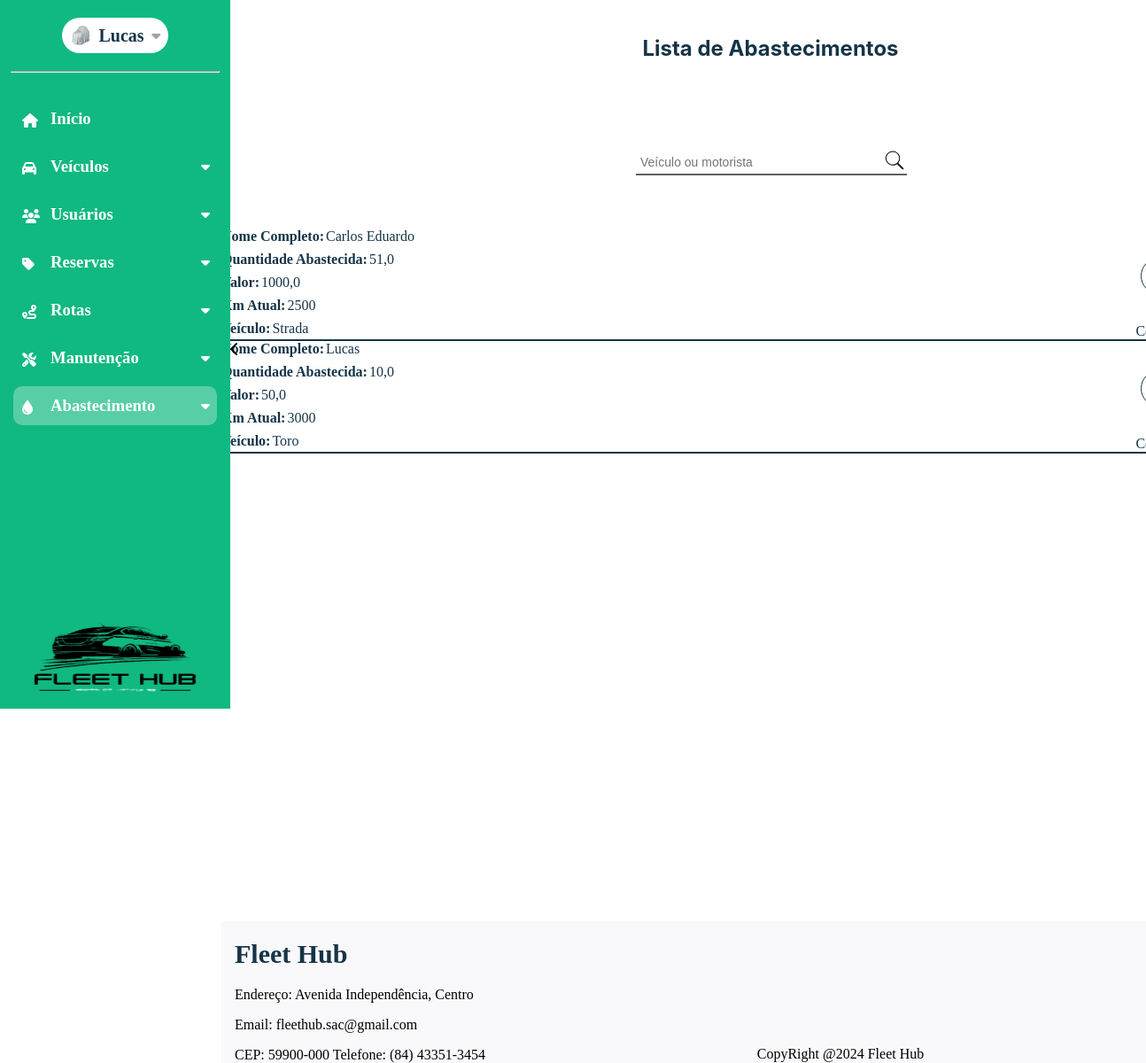
The app's page /listagem_abastecimento (signed in) with its own data.
### dashboard/models.py (models this page shows, shortened)
class CustomUser(AbstractUser):
    nome = models.CharField(max_length=50)
    email = models.EmailField(max_length=254, unique=True)
    cpf = models.CharField(max_length=11, unique=True)
    telefone = models.CharField(max_length=15)
    rua = models.CharField(max_length=35)
    bairro = models.CharField(max_length=35)
    cidade = models.CharField(max_length=35)
    cep = models.CharField(max_length=15)
    imagem = models.ImageField(
        upload_to="imagens/usuario",
        height_field=None,
        width_field=None,
        max_length=None,
        default="carro-escondido.jpg",
    )
    estado = models.ForeignKey(Estado, on_delete=models.CASCADE, null=True, blank=True)
    tipo_usuario = models.ForeignKey(TipoUsuario, on_delete=models.CASCADE, null=True, blank=True)
    status_usuario = models.ForeignKey(StatusUsuario, on_delete=models.CASCADE, null=True, blank=True)
    groups = models.ManyToManyField(
        "auth.Group",
        related_name="customuser_set",
        blank=True
    )
    user_permissions = models.ManyToManyField(
        "auth.Permission",
        related_name="customuser_permissions_set",
        blank=True
    )

class Abastecimento(models.Model):
    veiculo = models.ForeignKey(Veiculo,on_delete=models.CASCADE,related_name='veiculo_abastecido')
    km_atual = models.IntegerField()
    tipo_combustivel = models.ForeignKey(Tipo_Combustivel,on_delete=models.CASCADE,related_name="combustivel_abastecimento")
    motorista = models.ForeignKey(CustomUser,on_delete=models.CASCADE,related_name='usuario_abastecimento')
    quant_litros = models.FloatField()
    valor = models.FloatField()
    img_abastecimento = models.ImageField(
        upload_to="imagens/abastecimento",
        height_field=None,
        width_field=None,
        max_length=None
    )
    data_cadastro = models.DateField(auto_now_add=True)
    data_alteracao = models.DateField(auto_now=True)
    usuario_cadastro = models.ForeignKey(
        CustomUser,
        on_delete=models.SET_NULL,
        null=True,
        blank=True,
        related_name="abastecimentos_cadastradas",
    )
    usuario_alteracao = models.ForeignKey(
        CustomUser,
        on_delete=models.SET_NULL,
        null=True,
        blank=True,
        related_name="abastecimentos_alteradas",
    )

class Veiculo(models.Model):
    modelo = models.CharField(max_length=50)
    marca = models.CharField(max_length=100)
    valor_compra = models.CharField(max_length=25)
    ano = models.IntegerField()
    km = models.CharField(max_length=20)
    motor = models.CharField(max_length=10)
    placa = models.CharField(max_length=20)
    chassi = models.CharField(max_length=20)
    cor = models.CharField(max_length=50, default="indefinido")
    imagem = models.ImageField(
        upload_to="imagens/veiculos",
        height_field=None,
        width_field=None,
        max_length=None,
        default="media/carro-escondido.jpg",
    )
    status = models.ForeignKey(
    Status_Veiculo,
    on_delete=models.SET_NULL,
    null=True,
    blank=True,
    related_name="veiculos_status"
)
    data_cadastro = models.DateField(auto_now_add=True)
    data_alteracao = models.DateField(auto_now=True)
    usuario_cadastro = models.ForeignKey(
        CustomUser,
        on_delete=models.SET_NULL,
        null=True,
        blank=True,
        related_name="veiculos_cadastrados",
    )
    usuario_alteracao = models.ForeignKey(
        CustomUser,
        on_delete=models.SET_NULL,
        null=True,
        blank=True,
        related_name="veiculos_alterados",
    )

### dashboard/views.py (the view)
# urls.py: path('listagem_abastecimento',views.listagem_abastecimento,name='listagem_abastecimento'),
@login_required
def listagem_abastecimento(request):
    query = request.GET.get('query')
    abastecimento = Abastecimento.objects.all()
    return render(request, 'dashboard/listagem_abastecimento.html',{
                'abastecimentos':abastecimento,
                })

### dashboard/templates/dashboard/listagem_abastecimento.html (shortened to what this page needs)
{% extends 'base.html' %}
{% load static %}
{% block page_name %}Listagem_Abastecimentos{% endblock page_name %}
{% block estilos %}
<link rel="stylesheet" href="{% static 'css/listagem_abastecimentos.css' %}">
{% endblock estilos %}
{% block content %}
<section id="content-listagem">
    <h1 id="page_title">Lista de Abastecimentos</h1>
    <div id="search-box">
        <form action="/search" method="GET">
                <div id="descr-search">
                    <input type="text" id="search-input" name="query" placeholder="Veículo ou motorista" style="border: none; outline: none; padding: 5px; font-size: 14px; flex: 1;">
                    <button type="submit" style="background: none; border: none; cursor: pointer; padding: 0;">
                    </button>
                </div>
            <div id="linha-search"></div>
        </form>
    </div>
    <div id="lista-veiculos">
            <div id="linha-final">
                {% for abastecimento in abastecimentos %}
            <div id="linha-veiculo">
                <div id="img-veiculo">
                    <div id="elementos-veiculo">
                        <div id="elementos-filhos">
                            <p id="titulo">Nome Completo:</p>
                            <p id="resultado">{{abastecimento.motorista.nome}}</p>
                        </div>
                        <div id="elementos-filhos">
                            <p id="titulo">Quantidade Abastecida:</p>
                            <p id="resultado">{{abastecimento.quant_litros}}</p>
                        </div>
                        <div id="elementos-filhos">
                            <p id="titulo">Valor:</p>
                            <p id="resultado">{{abastecimento.valor}}</p>
                        </div>
                        <div id="elementos-filhos">
                            <p id="titulo">Km Atual:</p>
                            <p id="resultado">{{abastecimento.km_atual}}</p>
                        </div>
                        <div id="elementos-filhos">
                            <p id="titulo">Veículo:</p>
                            <p id="resultado">{{abastecimento.veiculo.modelo}}</p>
                        </div>
                    </div>
                </div>
                <div id="conteudo-esquerdo">
                    <button id="botao-visualizar">
                    </button>
                    <div id="manutencao">
                        <p>Codigo de Abastecimento:</p>
                    </div>
                </div>
        </div>
            <div id="linha"></div>
            {% endfor %}
        </div>
    </div>
</section>
{% endblock %}

### global_templates/base.html (shortened to what this page needs)
{% load static %}
<!DOCTYPE html>
<html lang="en">
<head>
    <link rel="stylesheet" href="{% static 'css/global-style.css' %}">
    {% block estilos %}{% endblock %}
    <link rel="stylesheet" href="https://cdnjs.cloudflare.com/ajax/libs/font-awesome/6.6.0/css/all.min.css"
 />
</head>
<body id="{% block body_id %}default-page{% endblock %}" data-page="{% block page_name %}default{% endblock %}">
    <div class="container-base" id="container-base">
        <aside id="sidebar">
            <div id="user-menu-sidebar">
                <div id="user_menu">
                    <img id="img_perfil" src="{{request.user.imagem.url}}" alt="" title="Imagem do Perfil">
                    <h1 id="gestor_name">{{request.user.first_name}}</h1>
                    <i id="user_icon" class="fa-solid fa-caret-down" style="color: #a1a1aa;"></i>
                </div>
                <hr>
                <div id="sidebar-expansive">
                    <a href="{% url 'tela_dashboard' %}" class="element-icon"><i class="fa-solid fa-house icon"
                            title="Início"></i>
                        <h3 id="text-init">Início</h3>
                    </a>
                    {% if user.tipo_usuario.nome == 'ADMIN' and user.status_usuario.status == 'Ativo' %}
                        <a class="element-icon" id="id-veiculos"><i class="fa-solid fa-car icon" title="Veículos"></i>
                            <h3 class="text-menu-lateral" id="text-veicles">Veículos</h3>
                            <i id="icon_veiculos" class="fa-solid fa-caret-down"
                                style="color: rgb(255, 255, 255); display: block; transform: rotate(0deg);"></i>
                        </a>
                    {% endif %}
                    {% if user.tipo_usuario.nome == 'ADMIN' or user.tipo_usuario.nome == 'Cliente' and user.status_usuario.status == 'Ativo' %}
                        <a class="element-icon" id="id-usuarios">
                            <i class="fa-solid fa-users icon" title="Usuários"></i>
                            <h3 class="text-menu-lateral" id="text-users">Usuários</h3>
                            <i id="icon_usuarios" class="fa-solid fa-caret-down"
                                style="color: rgb(255, 255, 255); display: block; transform: rotate(0deg);">
                            </i>
                        </a>
                    {% endif %}
                    {% if user.tipo_usuario.nome == 'ADMIN' or user.tipo_usuario.nome == 'Cliente' and user.status_usuario.status == 'Ativo' %}
                        <a class="element-icon" id="id-reservas"><i class="fa-solid fa-tag icon" title="Reservas"></i>
                            <h3 class="text-menu-lateral" id="text-reservations">Reservas</h3>
                                <i id="icon_reservas" class="fa-solid fa-caret-down"
                                style="color: rgb(255, 255, 255); display: block; transform: rotate(0deg);"></i>
                        </a>
                    {% endif %}
                    {% if user.tipo_usuario.nome == 'ADMIN' and user.status_usuario.status == 'Ativo' %}
                        <a class="element-icon" id="id-rotas"><i class="fa-solid fa-route icon" title="Rotas"></i>
                            <h3 class="text-menu-lateral" id="text-routes">Rotas</h3>
                                <i id="icon_rotas" class="fa-solid fa-caret-down"
                                style="color: rgb(255, 255, 255); display: block; transform: rotate(0deg);"></i>
                        </a>
                    {% endif %}
                    {% if user.tipo_usuario.nome == 'ADMIN' and user.status_usuario.status == 'Ativo' %}
                        <a class="element-icon" id="id-manutencao">
                            <i class="fa-solid fa-screwdriver-wrench icon" title="Manutenção">
                            </i>
                            <h3 class="text-menu-lateral" id="text-maintenance">Manutenção</h3>
                                <i id="icon_manutencao" class="fa-solid fa-caret-down"
                                style="color: rgb(255, 255, 255); display: block; transform: rotate(0deg);"></i>
                        </a>
                    {% endif %}
                    {% if user.tipo_usuario.nome == 'ADMIN' and user.status_usuario.status == 'Ativo' %}
                        <a class="element-icon" id="id-abastecimento">
                            <i class="fa-solid fa-droplet icon"
                                title="Abastecimento">
                            </i>
                        <h3 class="text-menu-lateral" id="text-supply">Abastecimento</h3>
                            <i id="icon_abastecimento" class="fa-solid fa-caret-down"
                                style="color: rgb(255, 255, 255); display: block; transform: rotate(0deg);"></i>
                        </a>
                    {% endif %}
                </div>
                <img src="{% static 'img/logo_fleethub.png' %}" alt="" style="width: 100%;">
            </div>
            <div id="div-img_sidebar-expansive"><i id="img_sidebar-expansive" class="fa-solid fa-chevron-left"></i></div>
        </aside>
    </div>
    <div id="content-and-footer">
        <div id='container-block-content'>
            {% block content %}{% endblock content %}
        </div>
        <footer>
            <div class="footer-left" style="margin-left: 15px;">
                <h1>Fleet Hub</h1>
                <p>Endereço: Avenida Independência, Centro</p>
                <p>Email: fleethub.sac@gmail.com</p>
                <p style="margin-bottom: 0;">CEP: 59900-000 Telefone: (84) 43351-3454</p>
            </div>
            <div class="footer-center">
                <p style="margin-bottom: 0; margin-top: 0;">CopyRight @2024 Fleet Hub </p>
            </div>
        </footer>
    </div>
</body>
</html>

### records on screen
CustomUser: user.imagem (picture), user.first_name "Lucas"
Abastecimento: motorista.nome "Carlos Eduardo", quant_litros "51,0", valor "1000,0", km_atual "2500", veiculo.modelo "Strada"
Abastecimento: motorista.nome "Lucas", quant_litros "10,0", valor "50,0", km_atual "3000", veiculo.modelo "Toro"
